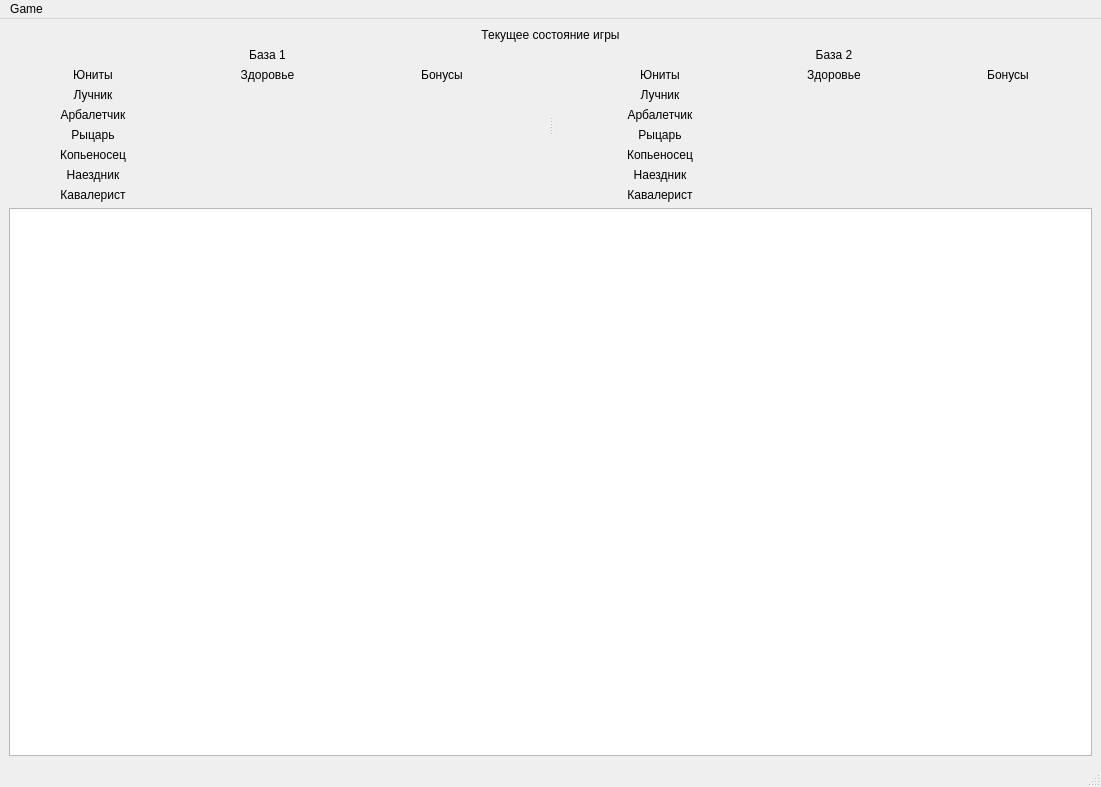
<?xml version="1.0" encoding="UTF-8"?>
<ui version="4.0">
 <class>MainWindow</class>
 <widget class="QMainWindow" name="MainWindow">
  <property name="geometry">
   <rect>
    <x>0</x>
    <y>0</y>
    <width>1101</width>
    <height>787</height>
   </rect>
  </property>
  <property name="windowTitle">
   <string>MainWindow</string>
  </property>
  <widget class="QWidget" name="centralwidget">
   <layout class="QVBoxLayout" name="verticalLayout_10">
    <item>
     <layout class="QVBoxLayout" name="verticalLayout_9">
      <item>
       <widget class="QLabel" name="label">
        <property name="text">
         <string>Текущее состояние игры</string>
        </property>
        <property name="alignment">
         <set>Qt::AlignCenter</set>
        </property>
       </widget>
      </item>
      <item>
       <widget class="QSplitter" name="splitter">
        <property name="orientation">
         <enum>Qt::Horizontal</enum>
        </property>
        <property name="handleWidth">
         <number>50</number>
        </property>
        <widget class="QWidget" name="">
         <layout class="QVBoxLayout" name="verticalLayout_7">
          <item>
           <widget class="QLabel" name="label_2">
            <property name="text">
             <string>База 1</string>
            </property>
            <property name="alignment">
             <set>Qt::AlignCenter</set>
            </property>
           </widget>
          </item>
          <item>
           <layout class="QHBoxLayout" name="horizontalLayout">
            <item>
             <layout class="QVBoxLayout" name="verticalLayout">
              <item>
               <widget class="QLabel" name="label_4">
                <property name="text">
                 <string>Юниты</string>
                </property>
                <property name="alignment">
                 <set>Qt::AlignCenter</set>
                </property>
               </widget>
              </item>
              <item>
               <widget class="QLabel" name="label_8">
                <property name="text">
                 <string>Лучник</string>
                </property>
                <property name="alignment">
                 <set>Qt::AlignCenter</set>
                </property>
               </widget>
              </item>
              <item>
               <widget class="QLabel" name="label_9">
                <property name="text">
                 <string>Арбалетчик</string>
                </property>
                <property name="alignment">
                 <set>Qt::AlignCenter</set>
                </property>
               </widget>
              </item>
              <item>
               <widget class="QLabel" name="label_10">
                <property name="text">
                 <string>Рыцарь</string>
                </property>
                <property name="alignment">
                 <set>Qt::AlignCenter</set>
                </property>
               </widget>
              </item>
              <item>
               <widget class="QLabel" name="label_11">
                <property name="text">
                 <string>Копьеносец</string>
                </property>
                <property name="alignment">
                 <set>Qt::AlignCenter</set>
                </property>
               </widget>
              </item>
              <item>
               <widget class="QLabel" name="label_12">
                <property name="text">
                 <string>Наездник</string>
                </property>
                <property name="alignment">
                 <set>Qt::AlignCenter</set>
                </property>
               </widget>
              </item>
              <item>
               <widget class="QLabel" name="label_13">
                <property name="text">
                 <string>Кавалерист</string>
                </property>
                <property name="alignment">
                 <set>Qt::AlignCenter</set>
                </property>
               </widget>
              </item>
             </layout>
            </item>
            <item>
             <layout class="QVBoxLayout" name="verticalLayout_2">
              <item>
               <widget class="QLabel" name="label_5">
                <property name="text">
                 <string>Здоровье</string>
                </property>
                <property name="alignment">
                 <set>Qt::AlignCenter</set>
                </property>
               </widget>
              </item>
              <item>
               <widget class="QLabel" name="H1_archer">
                <property name="text">
                 <string/>
                </property>
                <property name="alignment">
                 <set>Qt::AlignCenter</set>
                </property>
               </widget>
              </item>
              <item>
               <widget class="QLabel" name="H1_crossBow">
                <property name="text">
                 <string/>
                </property>
                <property name="alignment">
                 <set>Qt::AlignCenter</set>
                </property>
               </widget>
              </item>
              <item>
               <widget class="QLabel" name="H1_knight">
                <property name="text">
                 <string/>
                </property>
                <property name="alignment">
                 <set>Qt::AlignCenter</set>
                </property>
               </widget>
              </item>
              <item>
               <widget class="QLabel" name="H1_spearman">
                <property name="text">
                 <string/>
                </property>
                <property name="alignment">
                 <set>Qt::AlignCenter</set>
                </property>
               </widget>
              </item>
              <item>
               <widget class="QLabel" name="H1_light">
                <property name="text">
                 <string/>
                </property>
                <property name="alignment">
                 <set>Qt::AlignCenter</set>
                </property>
               </widget>
              </item>
              <item>
               <widget class="QLabel" name="H1_heavy">
                <property name="text">
                 <string/>
                </property>
                <property name="alignment">
                 <set>Qt::AlignCenter</set>
                </property>
               </widget>
              </item>
             </layout>
            </item>
            <item>
             <layout class="QVBoxLayout" name="verticalLayout_3">
              <item>
               <widget class="QLabel" name="label_32">
                <property name="text">
                 <string>Бонусы</string>
                </property>
                <property name="alignment">
                 <set>Qt::AlignCenter</set>
                </property>
               </widget>
              </item>
              <item>
               <widget class="QLabel" name="B1_archer">
                <property name="text">
                 <string/>
                </property>
                <property name="alignment">
                 <set>Qt::AlignCenter</set>
                </property>
               </widget>
              </item>
              <item>
               <widget class="QLabel" name="B1_crossBow">
                <property name="text">
                 <string/>
                </property>
                <property name="alignment">
                 <set>Qt::AlignCenter</set>
                </property>
               </widget>
              </item>
              <item>
               <widget class="QLabel" name="B1_knight">
                <property name="text">
                 <string/>
                </property>
                <property name="alignment">
                 <set>Qt::AlignCenter</set>
                </property>
               </widget>
              </item>
              <item>
               <widget class="QLabel" name="B1_spearman">
                <property name="text">
                 <string/>
                </property>
                <property name="alignment">
                 <set>Qt::AlignCenter</set>
                </property>
               </widget>
              </item>
              <item>
               <widget class="QLabel" name="B1_light">
                <property name="text">
                 <string/>
                </property>
                <property name="alignment">
                 <set>Qt::AlignCenter</set>
                </property>
               </widget>
              </item>
              <item>
               <widget class="QLabel" name="B1_heavy">
                <property name="text">
                 <string/>
                </property>
                <property name="alignment">
                 <set>Qt::AlignCenter</set>
                </property>
               </widget>
              </item>
             </layout>
            </item>
           </layout>
          </item>
         </layout>
        </widget>
        <widget class="QWidget" name="">
         <layout class="QVBoxLayout" name="verticalLayout_8">
          <item>
           <widget class="QLabel" name="label_3">
            <property name="text">
             <string>База 2</string>
            </property>
            <property name="alignment">
             <set>Qt::AlignCenter</set>
            </property>
           </widget>
          </item>
          <item>
           <layout class="QHBoxLayout" name="horizontalLayout_2">
            <item>
             <layout class="QVBoxLayout" name="verticalLayout_4">
              <item>
               <widget class="QLabel" name="label_6">
                <property name="text">
                 <string>Юниты</string>
                </property>
                <property name="alignment">
                 <set>Qt::AlignCenter</set>
                </property>
               </widget>
              </item>
              <item>
               <widget class="QLabel" name="label_15">
                <property name="text">
                 <string>Лучник</string>
                </property>
                <property name="alignment">
                 <set>Qt::AlignCenter</set>
                </property>
               </widget>
              </item>
              <item>
               <widget class="QLabel" name="label_16">
                <property name="text">
                 <string>Арбалетчик</string>
                </property>
                <property name="alignment">
                 <set>Qt::AlignCenter</set>
                </property>
               </widget>
              </item>
              <item>
               <widget class="QLabel" name="label_19">
                <property name="text">
                 <string>Рыцарь</string>
                </property>
                <property name="alignment">
                 <set>Qt::AlignCenter</set>
                </property>
               </widget>
              </item>
              <item>
               <widget class="QLabel" name="label_14">
                <property name="text">
                 <string>Копьеносец</string>
                </property>
                <property name="alignment">
                 <set>Qt::AlignCenter</set>
                </property>
               </widget>
              </item>
              <item>
               <widget class="QLabel" name="label_17">
                <property name="text">
                 <string>Наездник</string>
                </property>
                <property name="alignment">
                 <set>Qt::AlignCenter</set>
                </property>
               </widget>
              </item>
              <item>
               <widget class="QLabel" name="label_18">
                <property name="text">
                 <string>Кавалерист</string>
                </property>
                <property name="alignment">
                 <set>Qt::AlignCenter</set>
                </property>
               </widget>
              </item>
             </layout>
            </item>
            <item>
             <layout class="QVBoxLayout" name="verticalLayout_5">
              <item>
               <widget class="QLabel" name="label_7">
                <property name="text">
                 <string>Здоровье</string>
                </property>
                <property name="alignment">
                 <set>Qt::AlignCenter</set>
                </property>
               </widget>
              </item>
              <item>
               <widget class="QLabel" name="H2_archer">
                <property name="text">
                 <string/>
                </property>
                <property name="alignment">
                 <set>Qt::AlignCenter</set>
                </property>
               </widget>
              </item>
              <item>
               <widget class="QLabel" name="H2_crossBow">
                <property name="text">
                 <string/>
                </property>
                <property name="alignment">
                 <set>Qt::AlignCenter</set>
                </property>
               </widget>
              </item>
              <item>
               <widget class="QLabel" name="H2_knight">
                <property name="text">
                 <string/>
                </property>
                <property name="alignment">
                 <set>Qt::AlignCenter</set>
                </property>
               </widget>
              </item>
              <item>
               <widget class="QLabel" name="H2_spearman">
                <property name="text">
                 <string/>
                </property>
                <property name="alignment">
                 <set>Qt::AlignCenter</set>
                </property>
               </widget>
              </item>
              <item>
               <widget class="QLabel" name="H2_light">
                <property name="text">
                 <string/>
                </property>
                <property name="alignment">
                 <set>Qt::AlignCenter</set>
                </property>
               </widget>
              </item>
              <item>
               <widget class="QLabel" name="H2_heavy">
                <property name="text">
                 <string/>
                </property>
                <property name="alignment">
                 <set>Qt::AlignCenter</set>
                </property>
               </widget>
              </item>
             </layout>
            </item>
            <item>
             <layout class="QVBoxLayout" name="verticalLayout_6">
              <item>
               <widget class="QLabel" name="label_33">
                <property name="text">
                 <string>Бонусы</string>
                </property>
                <property name="alignment">
                 <set>Qt::AlignCenter</set>
                </property>
               </widget>
              </item>
              <item>
               <widget class="QLabel" name="B2_archer">
                <property name="text">
                 <string/>
                </property>
                <property name="alignment">
                 <set>Qt::AlignCenter</set>
                </property>
               </widget>
              </item>
              <item>
               <widget class="QLabel" name="B2_crossBow">
                <property name="text">
                 <string/>
                </property>
                <property name="alignment">
                 <set>Qt::AlignCenter</set>
                </property>
               </widget>
              </item>
              <item>
               <widget class="QLabel" name="B2_knight">
                <property name="text">
                 <string/>
                </property>
                <property name="alignment">
                 <set>Qt::AlignCenter</set>
                </property>
               </widget>
              </item>
              <item>
               <widget class="QLabel" name="B2_spearman">
                <property name="text">
                 <string/>
                </property>
                <property name="alignment">
                 <set>Qt::AlignCenter</set>
                </property>
               </widget>
              </item>
              <item>
               <widget class="QLabel" name="B2_light">
                <property name="text">
                 <string/>
                </property>
                <property name="alignment">
                 <set>Qt::AlignCenter</set>
                </property>
               </widget>
              </item>
              <item>
               <widget class="QLabel" name="B2_heavy">
                <property name="text">
                 <string/>
                </property>
                <property name="alignment">
                 <set>Qt::AlignCenter</set>
                </property>
               </widget>
              </item>
             </layout>
            </item>
           </layout>
          </item>
         </layout>
        </widget>
       </widget>
      </item>
     </layout>
    </item>
    <item>
     <widget class="QTableWidget" name="table"/>
    </item>
   </layout>
  </widget>
  <widget class="QMenuBar" name="menubar">
   <property name="geometry">
    <rect>
     <x>0</x>
     <y>0</y>
     <width>1101</width>
     <height>22</height>
    </rect>
   </property>
   <widget class="QMenu" name="menuCreate_Game">
    <property name="title">
     <string>Game</string>
    </property>
    <addaction name="actionCreate_new"/>
   </widget>
   <addaction name="menuCreate_Game"/>
  </widget>
  <widget class="QStatusBar" name="statusBar"/>
  <action name="actionCreate_new">
   <property name="text">
    <string>Create new</string>
   </property>
  </action>
 </widget>
 <resources/>
 <connections/>
</ui>
